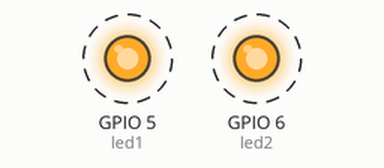
This sketch was run on a simulated ESP32-S3. On the bench: output pins drawn as LEDs (lit = HIGH). Dashed ring = blinking.

Above: at 0.2 s.
Timing chart, 0 to 3.0 s (numbered marks = the images above):
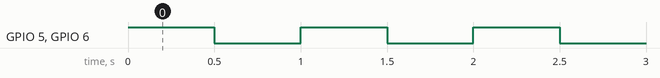

Measured:
- by itself, GPIO 5 (led1), GPIO 6 (led2): alternates HIGH for 0.50 s and LOW for 0.50 s

The sketch:

2._Getting_Started_with_FreeRTOS.ino
```cpp
// Blink LED RTOS Program

// for use only 1 core
#if CONFIG_FREERTOS_UNICORE
static const BaseType_t app_cpu = 0;
#else
static const BaseType_t app_cpu = 1;
#endif

// pins blink led
static const int led1 = 5;
static const int led2 = 6;

// task : blink an led
// for free RTOS the function should return nothing and accept one void pointer as a parameter
void toggleLed_1(void *parameter){
  while(1){
    digitalWrite(led1, HIGH);
    // The interupt period is known as a tick
    // FreeRTOS sets the tick period to 1 ms (portTICK_PERIOD_MS = 1 ms)
    vTaskDelay(500/portTICK_PERIOD_MS);
    digitalWrite(led1, LOW);
    vTaskDelay(500/portTICK_PERIOD_MS);
  }
}

void toggleLed_2(void *parameter){
  while(1){
    digitalWrite(led2, HIGH);
    vTaskDelay(500/portTICK_PERIOD_MS);
    digitalWrite(led2, LOW);
    vTaskDelay(500/portTICK_PERIOD_MS);
  }
}

void setup() {
  // configure pin
  // note: in esp-idf is difference
  pinMode(led1, OUTPUT);
  pinMode(led2, OUTPUT);

  // use "xTaskCreatePinnedToCore" to tell the scheduller that we want to run our task in only one of the cores
  // "xTaskCreatePinnedToCore" not exist in Vanilla FreeRTOS, you's want to use "xTaskCreate" instead
  // "xTaskCreate" does still work in ESP-IDF
  xTaskCreatePinnedToCore(
    // function to be called
    toggleLed_1,

    // name of task
    "Menyalkan LED 1",

    // stack size (byte in esp32, words in FreeRTOS)
    // the smallest stack size we can set here is 768 bytes
    1024,

    // parameter to pass to function
    NULL,

    // task priority (0 to configMAX_PRIORITIES - 1)
    // (we can set priority 0-24, 0 is lowest priority)
    1,

    // task handle
    // belum paham bagian handle ini ???
    NULL,

    // run on 1 core for demo purposes (ESP32 only)
    app_cpu);

    xTaskCreatePinnedToCore(
    toggleLed_2,
    "Menyalkan LED 2",
    1024,
    NULL,
    1,
    NULL,
    app_cpu);

    // if this Vanilla FreeRTOS, you'd want to call vTaskStartScheduler() in
    // main after setting up your tasks.
}

void loop() {
  // put your main code here, to run repeatedly:

}
```
